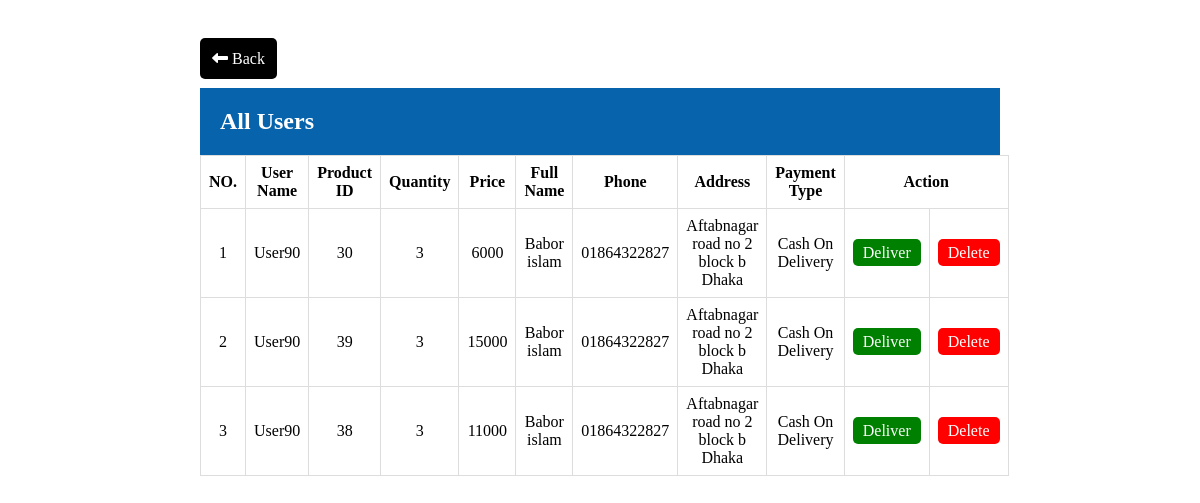
/orders.php, run on the app's committed database.
### tables this page shows
CREATE TABLE `corder` (
  `order_id` int(11) NOT NULL,
  `username` varchar(50) NOT NULL,
  `p_id` int(11) NOT NULL,
  `quantity` int(11) NOT NULL,
  `price` int(11) NOT NULL,
  `shipping_id` int(11) NOT NULL
);

CREATE TABLE `shippingaddress` (
  `shipping_id` int(11) NOT NULL,
  `fullname` varchar(50) NOT NULL,
  `phone` varchar(50) NOT NULL,
  `address` text NOT NULL,
  `username` varchar(50) NOT NULL,
  `payment_method` varchar(50) NOT NULL
);

### orders.php (the view, shortened to what this page needs)
<?php
include('Connection.php');
?>
<!DOCTYPE HTML>
<html>
<head>
	<link rel="stylesheet" type="text/css" href="style.css?v=<?php echo time(); ?>">
</head>
	<body>
		<div class="allproduct">
			<div class="back-button">
			<a href="javascript:history.back()">
  				<i class="fas fa-long-arrow-alt-left"></i>
      			Back</a>
			</div>
			<div class="product-heading">
				<h2>All Users</h2>
			</div>
			<table style="width:100%;">
				<tr>
					<th width="8%">NO.</th>
					<th>User Name</th>
					<th>Product ID</th>
					<th>Quantity</th>
					<th>Price</th>
					<th>Full Name</th>
					<th>Phone</th>
					<th>Address</th>
					<th>Payment Type</th>
                    <th colspan="2">Action</th>
				</tr>
				<?php
					$sql="SELECT * FROM corder";
					$result=mysqli_query($conn,$sql);
					$count=1;
					while($row=mysqli_fetch_assoc($result))
					{
						$shipping_id=$row['shipping_id'];
						$sql="SELECT * FROM shippingaddress where shipping_id='$shipping_id'";
						$result1=mysqli_query($conn,$sql);
						$shipping_row=mysqli_fetch_assoc($result1);
				?>
				<tr>
					<td><?php echo $count++;  ?></td>
					<td><?php echo $row['username']; ?></td>
					<td><?php echo $row['p_id']; ?></td>
					<td><?php echo $row['quantity']; ?></td>
					<td><?php echo $row['price']; ?></td>
					<td><?php echo $shipping_row['fullname']; ?></td>
					<td><?php echo $shipping_row['phone']; ?></td>
					<td><?php echo $shipping_row['address']; ?></td>
					<td><?php echo $shipping_row['payment_method']; ?></td>
					<td><a style="background-color:green; padding:5px 10px 5px 10px;" href="#">Deliver</a></td>
					<td><a style="background-color:red; padding:5px 10px 5px 10px;" href="#">Delete</a></td>
				</tr>
				<?php
			}
				?>
			</table>
		</div>
	</body>
</html>

### style.css (style rules this page uses)
* { box-sizing: border-box; margin: 0; }
html { height: 100%; }
body { height: 100%; display: flex; flex-direction: column; }
table { border-collapse: collapse; width: 60%; }
td,th { border: 1px solid #dddddd; text-align: center; padding:8px; }
table a { background-color: #555555; padding:10px 20px 10px 20px; color: white; text-decoration: none; border-radius: 5px; }
.allproduct { padding: 50px 200px 50px 200px; }
.product-heading { margin-top: 20px; display: flex; flex-flow: row; justify-content: space-between; background-color: rgb(8, 99, 173); padding: 20px; color: white; }
.back-button a { text-decoration: none; background-color: black; color: white; border-radius: 5px; padding: 12px; }

### data on the page
corder: username "User90", p "30", quantity "3", price "6000", shipping.fullname "Babor islam", shipping.phone "01864322827", shipping.address "Aftabnagar road no 2 block b Dhaka", shipping.payment_method "Cash On Delivery"
corder: username "User90", p "39", quantity "3", price "15000", shipping.fullname "Babor islam", shipping.phone "01864322827", shipping.address "Aftabnagar road no 2 block b Dhaka", shipping.payment_method "Cash On Delivery"
corder: username "User90", p "38", quantity "3", price "11000", shipping.fullname "Babor islam", shipping.phone "01864322827", shipping.address "Aftabnagar road no 2 block b Dhaka", shipping.payment_method "Cash On Delivery"
